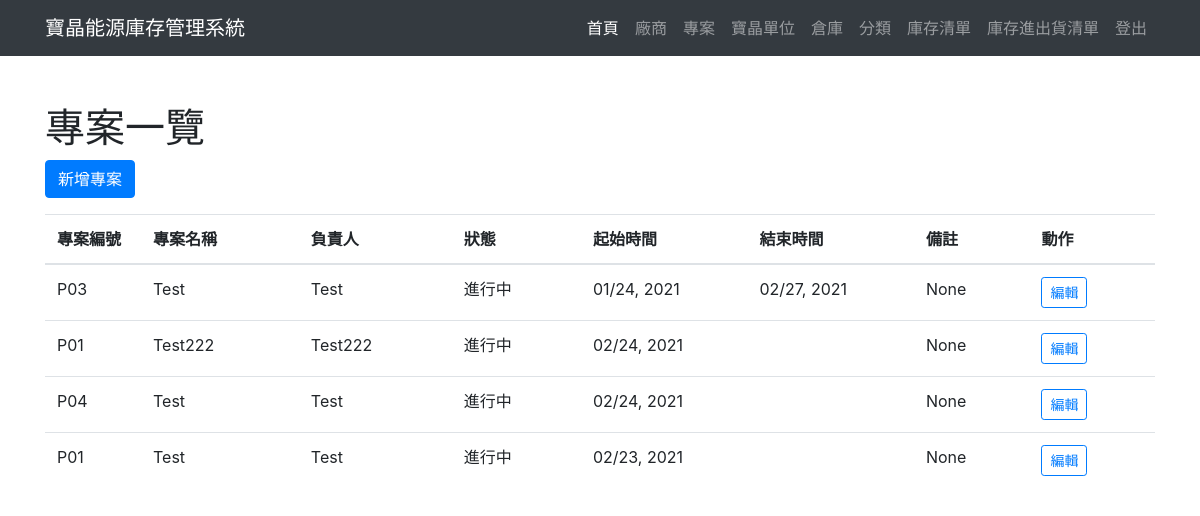
/stock/project/ (signed in), run on an earlier commit of the app's database.
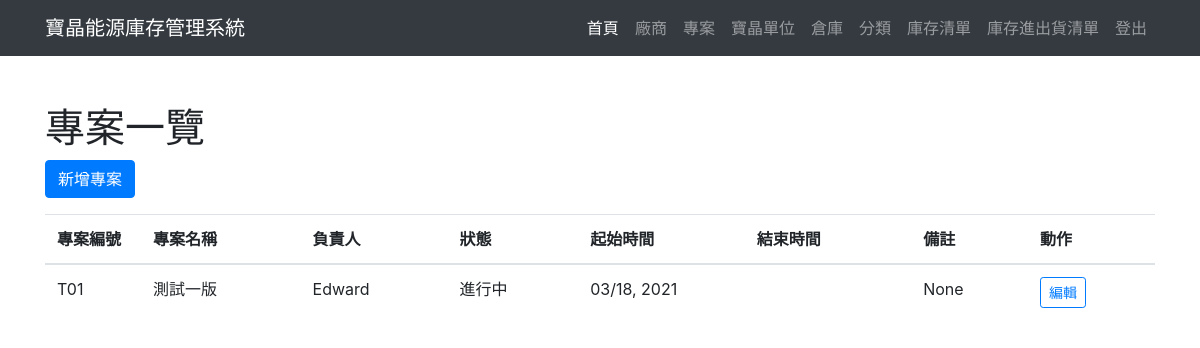
And on a later commit of the database.
### stock/models.py (models this page shows, shortened)
class Project(models.Model):
    ONGO = '進行中'
    TMPSTOP = '暫停中'
    END = '結案'
    PROJECT_STATUS_CHOICE = [
        (ONGO, '進行中'),
        (TMPSTOP, '暫停中'),
        (END, '結案'),
    ]
    proj_id = models.CharField(max_length=20)
    proj_name = models.CharField(max_length=100)
    proj_owner = models.CharField(max_length=20)
    proj_remark = models.CharField(max_length=200, null=True, blank=True)
    proj_status = models.CharField(
        max_length=20,
        choices=PROJECT_STATUS_CHOICE,
        default=ONGO,
    )
    proj_isvalid = models.BooleanField(default=True)
    proj_uptime = models.DateField()
    proj_downtime = models.DateField(null=True, blank=True)
    proj_addtime = models.DateTimeField(auto_now_add=True)
    proj_updatetime = models.DateTimeField(auto_now=True)

### stock/views.py (the view)
# urls.py: path('project/', views.project, name='Project_list'),
@login_required
def project(request):
    template = loader.get_template('project/list.html')
    proj_list = Project.objects.order_by("-proj_addtime")
    context = {
        'proj_list': proj_list,
    }
    return HttpResponse(template.render(context, request))

### warehouse/templates/project/list.html (shortened to what this page needs)
{% extends 'frame/base.html' %}
{% block content %}
<div class="container">
    <div class="row">
        <div class="col-sm-12">
            <h1 class="mt-5">專案一覽</h1>
            <div class="mb-3">
            {% if user.is_authenticated %}
                <a href="add/" class="btn btn-primary">新增專案</a>
            {% endif %}
          </div>
        </div>
    </div>
    <div class="row">
        <div class="col-sm-12">
            <div class="table-responsive-sm">
                <div class="table">
                    <table class="table table-hover">
                        <thead>
                            <tr>
                                <th scope="col" style="width:6em">專案編號</th>
                                <th scope="col">專案名稱</th>
                                <th scope="col">負責人</th>
                                <th scope="col">狀態</th>
                                <th scope="col">起始時間</th>
                                <th scope="col">結束時間</th>
                                <th scope="col">備註</th>
                                <th scope="col">動作</th>
                            </tr>
                        </thead>
                        <tbody>
                        {% for project in proj_list %}
                            <tr>
                                <td>{{ project.proj_id }}</td>
                                <td>{{ project.proj_name }}</td>
                                <td>{{ project.proj_owner }}</td>
                                <td>{{ project.proj_status }}</td>
                                <td style="width:15%">{{ project.proj_uptime|date:"m/d, Y" }}</td>
                                <td style="width:15%">{{ project.proj_downtime|date:"m/d, Y" }}</td>
                                <td>{{ project.proj_remark }}</td>
                                <td>
                                    <a href="{% url 'Project_update' project.id %}" class="btn btn-outline-primary btn-sm" role="button">編輯</a>
                                </td>
                            </tr>
                        {% endfor %}
                        </tbody>
                    </table>
                </div>
            </div>
        </div>
    </div>
</div>
{% endblock %}

What changed in the data, as far as the page shows it:
removed Project: proj_id "P03", proj_name "Test", proj_owner "Test", proj_status "進行中", proj_uptime "01/24, 2021", proj_downtime "02/27, 2021", proj_remark "None"
removed Project: proj_id "P01", proj_name "Test222", proj_owner "Test222", proj_status "進行中", proj_uptime "02/24, 2021", proj_remark "None"
removed Project: proj_id "P04", proj_name "Test", proj_owner "Test", proj_status "進行中", proj_uptime "02/24, 2021", proj_remark "None"
changed Project "進行中": proj_id "P01" → "T01"; proj_name "Test" → "測試一版"; proj_owner "Test" → "Edward"; proj_uptime "02/23, 2021" → "03/18, 2021"
